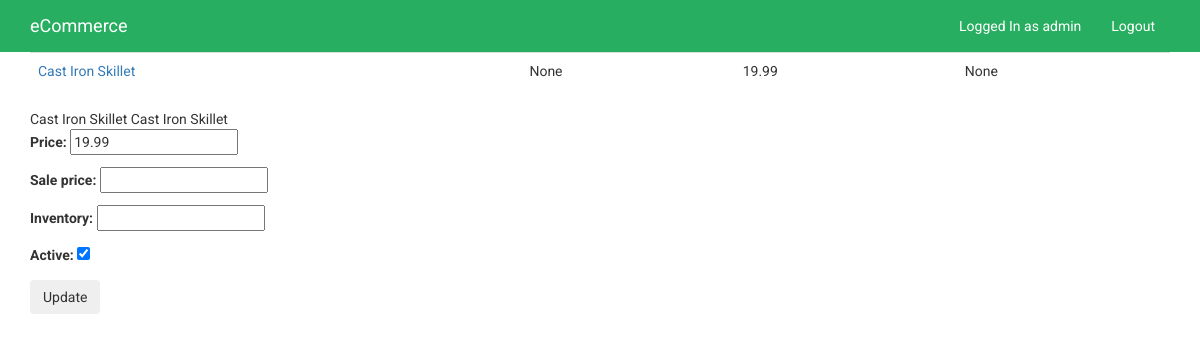
Page /products/4/inventory/ (signed in) on the committed database.
### products/models.py (models this page shows, shortened)
class Variation(models.Model):
	product = models.ForeignKey(Product)
	title = models.CharField(max_length=120)
	description = models.TextField(blank=True, null=True)
	price = models.DecimalField(decimal_places= 2, max_digits=20)
	sale_price = models.DecimalField(decimal_places= 2, max_digits=20, null=True, blank=True)
	active = models.BooleanField(default=True)
	inventory = models.IntegerField(null=True, blank=True) #refers to unlimited amount

class Product (models.Model):
	title = models.CharField(max_length=120)
	description = models.TextField(blank=True, null=True)
	price = models.DecimalField(decimal_places= 2, max_digits=20)
	active = models.BooleanField(default=True)
	categories = models.ManyToManyField('Category', blank=True)
	default = models.ForeignKey('Category', related_name='default_category', null=True, blank=True)
	objects = ProductManager()

### products/views.py (the view, shortened to what this page needs)
# urls.py: url(r'^(?P<pk>\d+)/inventory/$', VariationListView.as_view() , name='product_inventory'),
class VariationListView(StaffRequiredMixin, ListView):
	model = Variation
	queryset = Variation.objects.all()
	def get_context_data(self, *args, **kwargs):
		context = super(VariationListView, self).get_context_data(*args, **kwargs)
		context["formset"] = VariationInventoryFormSet(queryset=self.get_queryset())
		return context
	def get_queryset(self, *args, **kwargs):
		product_pk = self.kwargs.get("pk")
		if product_pk:
			product = get_object_or_404(Product, pk=product_pk)
			queryset = Variation.objects.filter(product=product)
		return queryset

### products/mixins.py (called while the page is built)
	@method_decorator(login_required)
	def dispatch(self, request, *args, **kwargs):
		if request.user.is_staff:
			return super (StaffRequiredMixin, self).dispatch(request, *args, **kwargs)
		else:
			raise Http404

### products/models.py (called while the page is built)
	def active(self):
		return self.filter(active=True)

	def get_queryset(self):
		return ProductQuerySet(self.model, using=self.db)

	def all(self, *args, **kwargs):
		return self.get_queryset().active()

### products/templates/products/variation_list.html (shortened to what this page needs)
{% extends 'base.html' %}
{% block content %}
<table class='table'>
{% for variation in variation_list %}
<tr>
<td><a href='{{ product.get_absolute_url }}'>{{variation.title}}</a></td>
<td>{{variation.description}}</td>
<td>{{variation.price}}</td>
<td>{{ variation.inventory }}</td>
</tr>
{% endfor %}
</table>
<form method="POST" action="">{% csrf_token %}
{% for form in formset %}
{{form.instance.product.title}}
{{form.instance.title}}
{{ form.as_p }}
{% endfor %}
<input type="submit" value="Update" class='btn' />
</form>
{% endblock %}

### templates/navbar.html (shortened to what this page needs)
<nav class="navbar navbar-default">
  <div class="container">
    <div class="navbar-header">
      <a class="navbar-brand" href="/">eCommerce</a>
    </div>
    <div class="collapse navbar-collapse" id="bs-example-navbar-collapse-1">
      <ul class="nav navbar-nav navbar-right">
        {% if request.user.is_authenticated %}
          <li><a href=''>Logged In as {{request.user}}</a></li>
          <li><a href="{% url 'auth_logout' %}">Logout</a></li>
        {% endif %}
      </ul>
    </div>
  </div>
</nav>

### static/css/custom.css (style rules this page uses)
body { font-family: 'Roboto', sans-serif; }
.navbar { margin-bottom: 0; background-color: #27ae60; border: 1px solid #27ae60; border-radius: 0; }
.navbar-default .navbar-brand { color: #fff; }
.navbar-collapse .navbar-nav>li>a { color: #fff; }

### rows in the picture
Variation: title "Cast Iron Skillet", description "None", price "19.99", inventory "None", instance.product "Cast Iron Skillet", instance "Cast Iron Skillet"

### other values in the picture
{{ request.user }} "admin"
